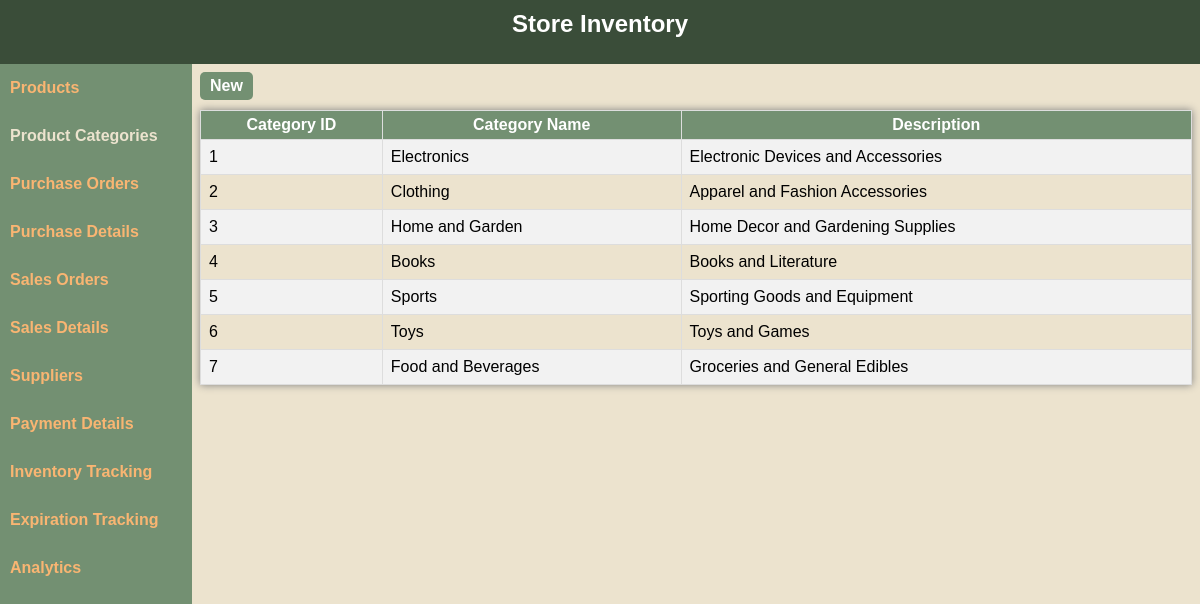
The page /index.php?path=pcategories on the database its author committed.
### tables this page shows
CREATE TABLE `categories` (
  `category_id` int(20) NOT NULL,
  `category_name` varchar(255) NOT NULL,
  `category_description` varchar(255) NOT NULL
);

### pages/pcategories.php (the view, shortened to what this page needs)
<link rel="stylesheet" href="css/store3.css">
<?php
require_once("db/db_conn.php");
$sql = 'SELECT * FROM CATEGORIES';
$result = $conn->query($sql);
?>
<div class="sub_content">
    <div class="form_options">
        <div class="option_btn" onclick="openForm('add_category')">New</div>
    </div>
    <table class="entity_table">
        <tr>
            <th>Category ID</th>
            <th>Category Name</th>
            <th>Description</th>
        </tr>
        <?php
        if ($result->num_rows > 0) {
            while ($row = $result->fetch_assoc()) {
                echo "<tr>
                            <td> {$row['category_id']} </td>
                            <td> {$row['category_name']} </td>
                            <td> {$row['category_description']} </td>
                    </tr>";
            }
        }
        ?>
    </table>
</div>

### css/store1.css (style rules this page uses)
:root { --primary-color: #3A4D39; --secondary-color: #739072; --tertiary-color: #ECE3CE; --tertiary-color2: #F9B572; }

### css/store2.css (style rules this page uses)
* { margin: 0; padding: 0; box-sizing: border-box; }
body { width: 100vw; height: 100vh; background-color: var(--tertiary-color); font-family: Verdana, Geneva, Tahoma, sans-serif; }

### css/store3.css (style rules this page uses)
.entity_table { border-collapse: collapse; min-width: 100%; border: 1px solid black; box-shadow: 0 0 8px grey; }
.entity_table td, .entity_table th { border: 1px solid #ddd; padding: 8px; }
.entity_table tr:nth-child(even) { background-color: #f2f2f2; }
.entity_table th { padding: 5px; text-align: center; background-color: var(--secondary-color); color: white; }
.form_options { display: flex; justify-content: space-between; flex-direction: row; margin-bottom: 10px; }
.form_options .option_btn { color: white; font-weight: 600; background-color: var(--secondary-color); padding: 5px 10px; border-radius: 5px; cursor: pointer; }
.sub_content { height: 100%; position: relative; }

### rows shown on the page
categories: category_id "1", category_name "Electronics", category_description "Electronic Devices and Accessories"
categories: category_id "2", category_name "Clothing", category_description "Apparel and Fashion Accessories"
categories: category_id "3", category_name "Home and Garden", category_description "Home Decor and Gardening Supplies"
categories: category_id "4", category_name "Books", category_description "Books and Literature"
categories: category_id "5", category_name "Sports", category_description "Sporting Goods and Equipment"
categories: category_id "6", category_name "Toys", category_description "Toys and Games"
categories: category_id "7", category_name "Food and Beverages", category_description "Groceries and General Edibles"
